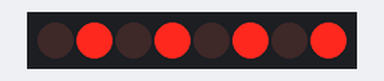
Simulated run of this sketch. Board: Arduino Uno, built with avr-gcc and run on an emulated ATmega328P. Shown: 8 shift-register outputs drawn as a row of LEDs (first output left, lit = HIGH). Wiring (inferred from the names in the program): shift register (74HC595): data pin 12; shift clock pin 13; latch pin 8. Wiring (inferred from the signals the program sends): row of LEDs: on Q0, Q1, Q2, Q3, Q4, Q5, Q6, Q7.

Above: at 0.12 s.
At 2.37 s:
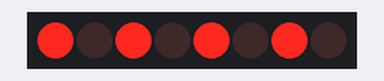
Timing chart, 0 to 3.0 s (numbered marks = the images above):
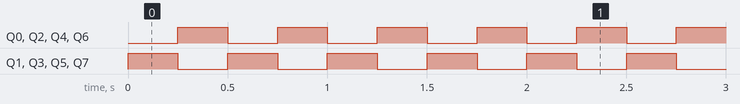

Measured:
- by itself, Q0–7: alternates HIGH for 0.25 s and LOW for 0.25 s

The sketch:

sketch_apr1a.ino
```cpp
int lachtPin = 8;
int clockPin = 13;
int dataPin = 12;
byte myByte1 = 0b01010101;
byte myByte2 = 0b10101010;
int dt = 250;


void setup() {
  Serial.begin(96100);
  pinMode(lachtPin, OUTPUT);
  pinMode(clockPin, OUTPUT);
  pinMode(dataPin, OUTPUT);
}

void loop() {
  digitalWrite(lachtPin, LOW);
  shiftOut(dataPin, clockPin, LSBFIRST, myByte1);
  digitalWrite(lachtPin, HIGH);
  delay(dt);
  digitalWrite(lachtPin, LOW);
  shiftOut(dataPin, clockPin, LSBFIRST, myByte2);
  digitalWrite(lachtPin, HIGH);
  delay(dt);
}
```
